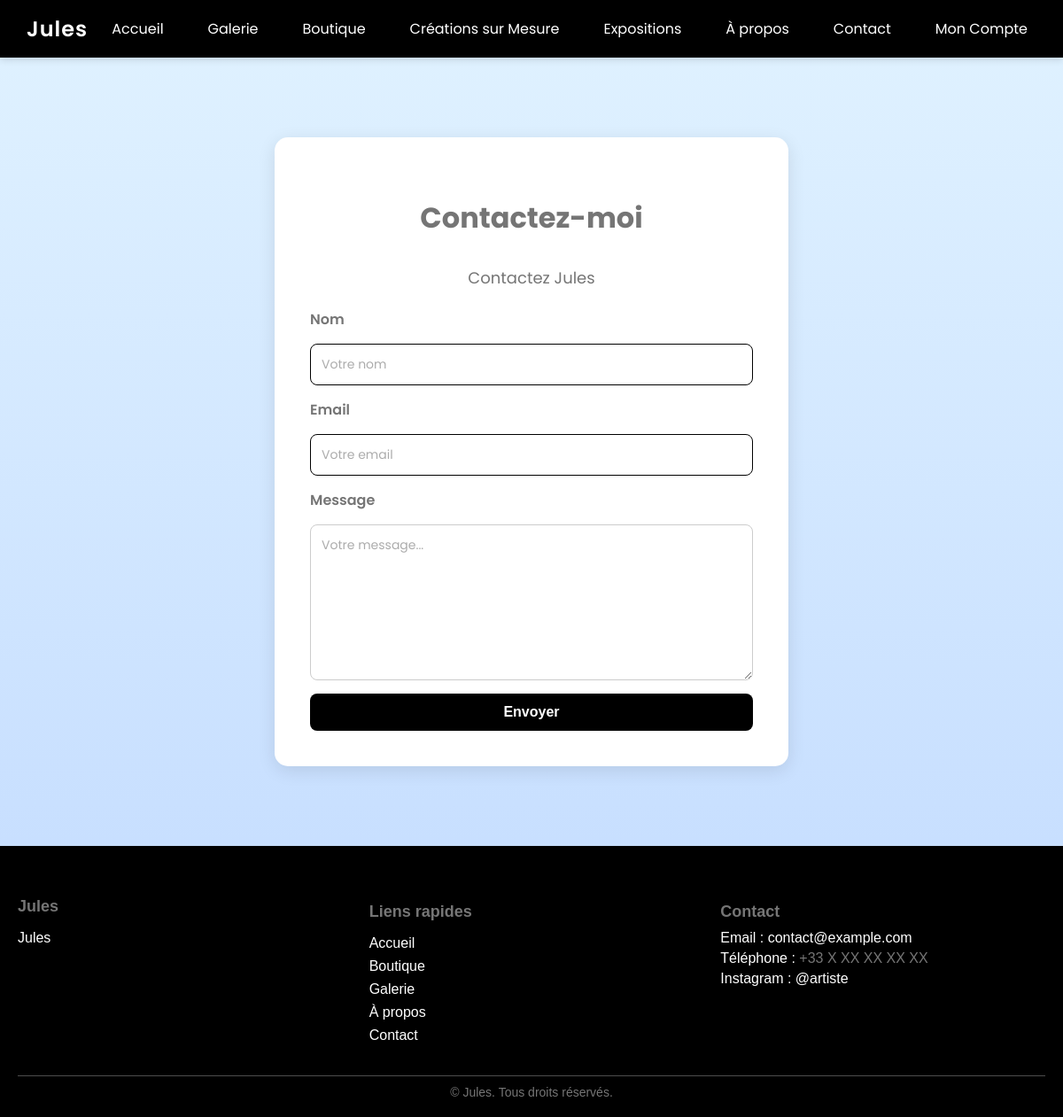
/contact, run on an earlier commit of the app's database.
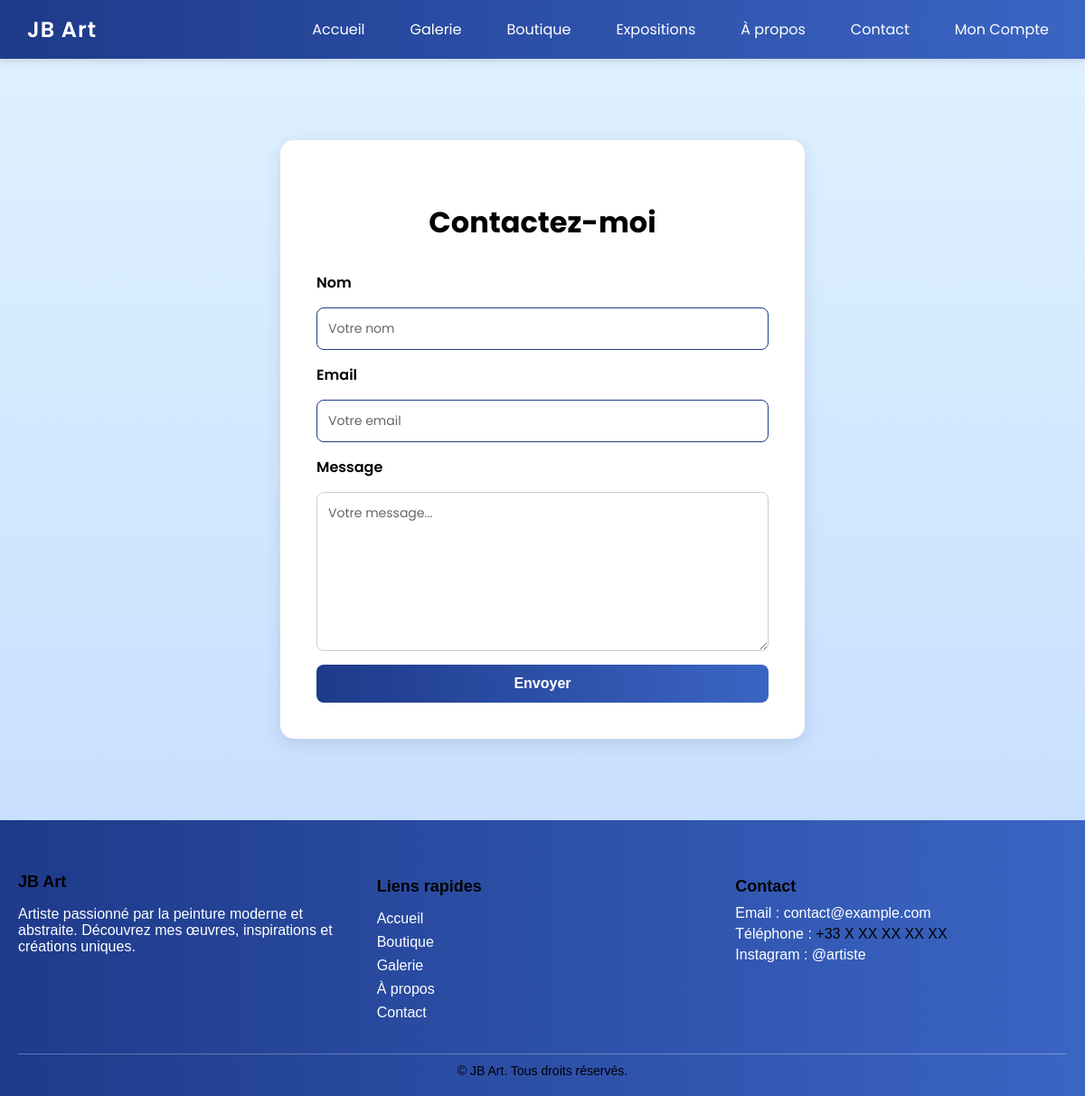
And on a later commit of the database.
### tables this page shows
CREATE TABLE settings (id INTEGER PRIMARY KEY AUTOINCREMENT, key TEXT UNIQUE NOT NULL, value TEXT NOT NULL);

### app.py (the view, shortened to what this page needs)
@app.route('/contact', methods=['GET', 'POST'])
def contact():
    return render_template('contact.html')

### app.py (called while the page is built, shortened)
def get_setting(key):
    conn = get_db()
    cur = conn.cursor()
    query = adapt_query("SELECT value FROM settings WHERE key = ?")
    cur.execute(query, (key,))
    row = cur.fetchone()
    conn.close()
    if row:
        return row['value'] if IS_POSTGRES else row["value"]
    return None

def is_preview_request():
    host = (request.host or "").lower()
    return (
        host.endswith(".preview.artworksdigital.fr")
        or ".preview." in host
        or host.startswith("preview.")
        or "sandbox" in host
    )

def is_admin():
    user_id = session.get("user_id")
    if not user_id:
        return False

@app.before_request
def init_cart_count():
    if "cart_count" not in session:
        session["cart_count"] = 0

### database.py (called while the page is built)
def get_db():
    if IS_POSTGRES:
        conn = psycopg2.connect(**DB_CONFIG)
        conn.cursor_factory = psycopg2.extras.RealDictCursor
        return conn
    else:
        conn = sqlite3.connect(DB_PATH)
        conn.row_factory = sqlite3.Row
        return conn

### templates/contact.html (shortened to what this page needs)
{% extends "base.html" %}
{% block content %}
<section class="section auth-section">
    <div class="auth-container">
        <h2>Contactez-moi</h2>
        {% if site_settings.contact_intro %}
        <p style="text-align: center; margin-bottom: 20px; color: #555;">{{ site_settings.contact_intro }}</p>
        {% endif %}
        <form method="POST" class="auth-form">
            <label for="name">Nom</label>
            <input type="text" id="name" name="name" placeholder="Votre nom" required>
            <label for="email">Email</label>
            <input type="email" id="email" name="email" placeholder="Votre email" required>
            <label for="message">Message</label>
            <textarea id="message" name="message" rows="5" placeholder="Votre message..." required></textarea>
            <button type="submit" class="btn-primary">Envoyer</button>
        </form>
    </div>
</section>
{% endblock %}

### templates/base.html (shortened to what this page needs)
<!DOCTYPE html>
<html lang="fr">
<head>
    <link rel="stylesheet" href="{{ url_for('static', filename='style.css') }}">
    <link rel="stylesheet" href="{{ url_for('dynamic_colors') }}">
</head>
<body>
    <nav>
        <div class="logo" data-shop-name>{{ site_settings.site_logo }}</div>
        <ul id="nav-menu">
            <li><a href="/">Accueil</a></li>
            <li><a href="/galerie">Galerie</a></li>
            <li><a href="/boutique">Boutique</a></li>
            {% if site_settings.enable_custom_orders == '1' %}
            <li><a href="/creations-sur-mesure">Créations sur Mesure</a></li>
            {% endif %}
            <li><a href="/expositions">Expositions</a></li>
            <li><a href="/about">À propos</a></li>
            <li><a href="/contact">Contact</a></li>
            <li class="user-menu">
                <a onclick="toggleUserMenu()">Mon Compte</a>
            </li>
        </ul>
    </nav>
    <main class="content">
        {% block content %}{% endblock %}
    </main>
    {% include 'footer.html' %}
</body>
</html>

### templates/footer.html (shortened to what this page needs)
<footer class="site-footer">
    <div class="footer-container">
        <div class="footer-about">
            <h3>{{ site_settings.site_logo }}</h3>
            <p>{{ site_settings.footer_text or site_settings.site_description or "Artiste passionné par la peinture moderne et abstraite. Découvrez mes œuvres, inspirations et créations uniques." }}</p>
        </div>
        <div class="footer-links">
            <h4>Liens rapides</h4>
            <ul>
                <li><a href="{{ url_for('home') }}">Accueil</a></li>
                <li><a href="{{ url_for('boutique') }}">Boutique</a></li>
                <li><a href="{{ url_for('galerie') }}">Galerie</a></li>
                <li><a href="{{ url_for('about') }}">À propos</a></li>
                <li><a href="{{ url_for('contact') }}">Contact</a></li>
            </ul>
        </div>
        <div class="footer-contact">
            <h4>Contact</h4>
            <p>Email : <a data-email href="mailto:contact@example.com">contact@example.com</a></p>
            <p>Téléphone : <span data-phone>+33 X XX XX XX XX</span></p>
            <p>Instagram : <a data-instagram href="https://instagram.com/artiste" target="_blank">@artiste</a></p>
        </div>
    </div>
    <div class="footer-bottom">
        &copy; {{ current_year }} <span data-shop-name>{{ site_settings.site_logo }}</span>. Tous droits réservés.
    </div>
</footer>

What changed in the data, as far as the page shows it:
removed settings: site_logo "Jules"
removed settings: contact_intro "Contactez Jules"
removed settings: value "Jules"
Also different on the page:
{{ site_settings.site_logo }}: (not shown) → "JB Art"
text no longer shown: "Créations sur Mesure"
text now shown: "Artiste passionné par la peinture moderne et abstraite. Découvrez mes œuvres, inspirations et créations uniques."
